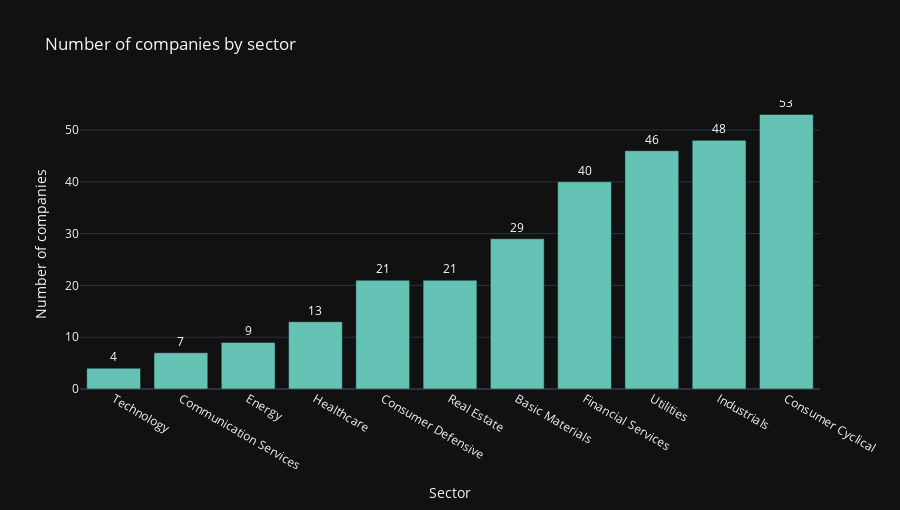

The code cell stored with this chart in its notebook:
### Markdown cell above
#### Number of companies by sector

### Code cell
sector_counts = df_fundamentals_book['sector'].value_counts(ascending=True)

fig = px.bar(x=sector_counts.index, y=sector_counts.values, title='Number of companies by sector',color_discrete_sequence=['rgb(100, 195, 181)']*len(sector_counts), template='plotly_dark', hover_name=sector_counts.index, height=510)
fig.update_traces(text=sector_counts.values.astype(str), textposition='outside',textfont=dict(color='white'))
fig.update_layout(xaxis_title='Sector', yaxis_title='Number of companies')
fig.show()

### Figure 1 — Plotly figure (JSON) as saved in the notebook; plotly's stock layout.template omitted (floating-point values rounded to 4 significant figures)
{"data": [{"alignmentgroup": "True", "hovertemplate": "<b>%{hovertext}</b><br><br>x=%{x}<br>y=%{y}<extra></extra>", "hovertext": ["Technology", "Communication Services", "Energy", "Healthcare", "Consumer Defensive", "Real Estate", "Basic Materials", "Financial Services", "Utilities", "Industrials", "Consumer Cyclical"], "legendgroup": "", "marker": {"color": "rgb(100, 195, 181)", "pattern": {"shape": ""}}, "name": "", "offsetgroup": "", "orientation": "v", "showlegend": false, "text": ["4", "7", "9", "13", "21", "21", "29", "40", "46", "48", "53"], "textfont": {"color": "white"}, "textposition": "outside", "type": "bar", "x": ["Technology", "Communication Services", "Energy", "Healthcare", "Consumer Defensive", "Real Estate", "Basic Materials", "Financial Services", "Utilities", "Industrials", "Consumer Cyclical"], "xaxis": "x", "y": [4, 7, 9, 13, 21, 21, 29, 40, 46, 48, 53], "yaxis": "y"}], "layout": {"barmode": "relative", "height": 510, "legend": {"tracegroupgap": 0}, "title": {"text": "Number of companies by sector"}, "xaxis": {"anchor": "y", "domain": [0, 1], "title": {"text": "Sector"}}, "yaxis": {"anchor": "x", "domain": [0, 1], "title": {"text": "Number of companies"}}}}
